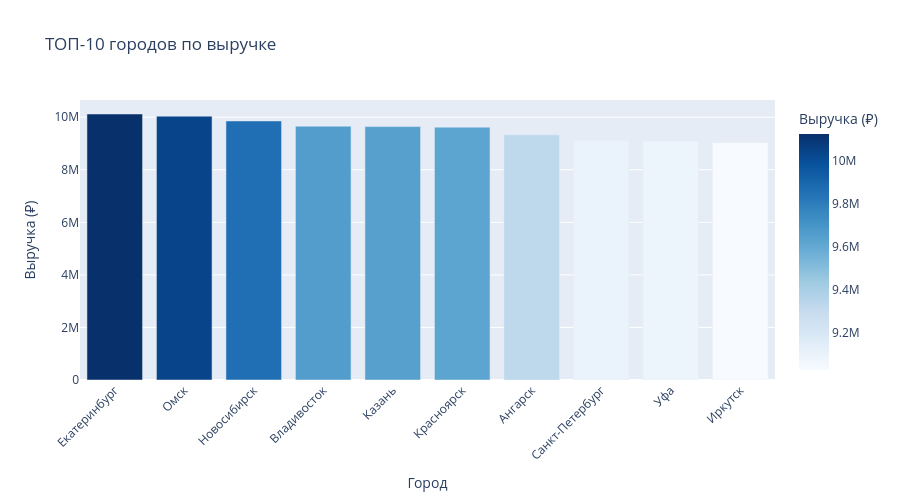

Notebook source saved alongside this figure:
### Code cell
# Визуализация городов
fig = px.bar(city_stats.reset_index(), 
             x='city', 
             y='Выручка',
             title='ТОП-10 городов по выручке',
             labels={'city': 'Город', 'Выручка': 'Выручка (₽)'},
             color='Выручка',
             color_continuous_scale='Blues')

fig.update_layout(xaxis_tickangle=-45, height=500)
fig.show()

### Figure 1 — Plotly figure (JSON) as saved in the notebook; plotly's stock layout.template omitted (floating-point values rounded to 4 significant figures)
{"data": [{"hovertemplate": "Город=%{x}<br>Выручка (₽)=%{marker.color}<extra></extra>", "legendgroup": "", "marker": {"color": [10120000.0, 10040000.0, 9857000.0, 9661000.0, 9643000.0, 9622000.0, 9329000.0, 9100000.0, 9089000.0, 9030000.0], "coloraxis": "coloraxis", "pattern": {"shape": ""}}, "name": "", "orientation": "v", "showlegend": false, "textposition": "auto", "type": "bar", "x": ["Екатеринбург", "Омск", "Новосибирск", "Владивосток", "Казань", "Красноярск", "Ангарск", "Санкт-Петербург", "Уфа", "Иркутск"], "xaxis": "x", "y": [10120000.0, 10040000.0, 9857000.0, 9661000.0, 9643000.0, 9622000.0, 9329000.0, 9100000.0, 9089000.0, 9030000.0], "yaxis": "y"}], "layout": {"barmode": "relative", "coloraxis": {"colorbar": {"title": {"text": "Выручка (₽)"}}, "colorscale": [[0, "rgb(247,251,255)"], [0.125, "rgb(222,235,247)"], [0.25, "rgb(198,219,239)"], [0.375, "rgb(158,202,225)"], [0.5, "rgb(107,174,214)"], [0.625, "rgb(66,146,198)"], [0.75, "rgb(33,113,181)"], [0.875, "rgb(8,81,156)"], [1, "rgb(8,48,107)"]]}, "height": 500, "legend": {"tracegroupgap": 0}, "title": {"text": "ТОП-10 городов по выручке"}, "xaxis": {"anchor": "y", "domain": [0, 1], "tickangle": -45, "title": {"text": "Город"}}, "yaxis": {"anchor": "x", "domain": [0, 1], "title": {"text": "Выручка (₽)"}}}}
